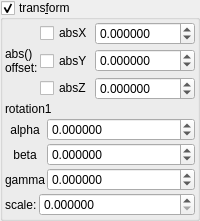
    <widget class="MyGroupBox" name="groupCheck_transf_function_enabled_false">
     <property name="title">
      <string>trans&amp;form</string>
     </property>
     <property name="checkable">
      <bool>true</bool>
     </property>
     <layout class="QVBoxLayout" name="verticalLayout_10" stretch="0,0,0,0">
      <property name="spacing">
       <number>2</number>
      </property>
      <property name="leftMargin">
       <number>2</number>
      </property>
      <property name="topMargin">
       <number>2</number>
      </property>
      <property name="rightMargin">
       <number>2</number>
      </property>
      <property name="bottomMargin">
       <number>2</number>
      </property>
      <item>
       <layout class="QGridLayout" name="gridLayout_9" rowstretch="0,0,0" columnstretch="0,0,1">
        <property name="spacing">
         <number>2</number>
        </property>
        <item row="0" column="1">
         <widget class="MyCheckBox" name="checkBox_transf_function_enabledx_false">
          <property name="text">
           <string notr="true">absX</string>
          </property>
         </widget>
        </item>
        <item row="0" column="2">
         <widget class="MyDoubleSpinBox" name="spinbox3_transf_offsetA_000_x">
          <property name="sizePolicy">
           <sizepolicy hsizetype="Minimum" vsizetype="Maximum">
            <horstretch>0</horstretch>
            <verstretch>0</verstretch>
           </sizepolicy>
          </property>
          <property name="prefix">
           <string/>
          </property>
          <property name="suffix">
           <string/>
          </property>
          <property name="decimals">
           <number>6</number>
          </property>
          <property name="minimum">
           <double>-99.989999999999995</double>
          </property>
          <property name="maximum">
           <double>99.989999999999995</double>
          </property>
          <property name="singleStep">
           <double>0.100000000000000</double>
          </property>
         </widget>
        </item>
        <item row="2" column="2">
         <widget class="MyDoubleSpinBox" name="spinbox3_transf_offsetA_000_z">
          <property name="sizePolicy">
           <sizepolicy hsizetype="Minimum" vsizetype="Maximum">
            <horstretch>0</horstretch>
            <verstretch>0</verstretch>
           </sizepolicy>
          </property>
          <property name="prefix">
           <string/>
          </property>
          <property name="suffix">
           <string/>
          </property>
          <property name="decimals">
           <number>6</number>
          </property>
          <property name="minimum">
           <double>-99.989999999999995</double>
          </property>
          <property name="maximum">
           <double>99.989999999999995</double>
          </property>
          <property name="singleStep">
           <double>0.100000000000000</double>
          </property>
         </widget>
        </item>
        <item row="2" column="1">
         <widget class="MyCheckBox" name="checkBox_transf_function_enabledz_false">
          <property name="text">
           <string notr="true">absZ</string>
          </property>
         </widget>
        </item>
        <item row="1" column="2">
         <widget class="MyDoubleSpinBox" name="spinbox3_transf_offsetA_000_y">
          <property name="sizePolicy">
           <sizepolicy hsizetype="Minimum" vsizetype="Maximum">
            <horstretch>0</horstretch>
            <verstretch>0</verstretch>
           </sizepolicy>
          </property>
          <property name="prefix">
           <string/>
          </property>
          <property name="suffix">
           <string/>
          </property>
          <property name="decimals">
           <number>6</number>
          </property>
          <property name="minimum">
           <double>-99.989999999999995</double>
          </property>
          <property name="maximum">
           <double>99.989999999999995</double>
          </property>
          <property name="singleStep">
           <double>0.100000000000000</double>
          </property>
         </widget>
        </item>
        <item row="1" column="1">
         <widget class="MyCheckBox" name="checkBox_transf_function_enabledy_false">
          <property name="text">
           <string notr="true">absY</string>
          </property>
         </widget>
        </item>
        <item row="1" column="0">
         <widget class="QLabel" name="label_23">
          <property name="text">
           <string>abs()
offset:</string>
          </property>
         </widget>
        </item>
       </layout>
      </item>
      <item>
       <widget class="QLabel" name="label_37">
        <property name="text">
         <string notr="true">rotation1</string>
        </property>
       </widget>
      </item>
      <item>
       <layout class="QGridLayout" name="gridLayout_4" rowstretch="0,0,0" columnstretch="0,1">
        <property name="spacing">
         <number>2</number>
        </property>
        <item row="1" column="1">
         <widget class="MyDoubleSpinBox" name="spinboxd3_transf_rotation_y">
          <property name="sizePolicy">
           <sizepolicy hsizetype="Minimum" vsizetype="Maximum">
            <horstretch>0</horstretch>
            <verstretch>0</verstretch>
           </sizepolicy>
          </property>
          <property name="prefix">
           <string/>
          </property>
          <property name="suffix">
           <string/>
          </property>
          <property name="decimals">
           <number>6</number>
          </property>
          <property name="minimum">
           <double>-36000.000000000000000</double>
          </property>
          <property name="maximum">
           <double>36000.000000000000000</double>
          </property>
          <property name="singleStep">
           <double>1.000000000000000</double>
          </property>
         </widget>
        </item>
        <item row="0" column="1">
         <widget class="MyDoubleSpinBox" name="spinboxd3_transf_rotation_x">
          <property name="sizePolicy">
           <sizepolicy hsizetype="Minimum" vsizetype="Maximum">
            <horstretch>0</horstretch>
            <verstretch>0</verstretch>
           </sizepolicy>
          </property>
          <property name="prefix">
           <string/>
          </property>
          <property name="suffix">
           <string/>
          </property>
          <property name="decimals">
           <number>6</number>
          </property>
          <property name="minimum">
           <double>-36000.000000000000000</double>
          </property>
          <property name="maximum">
           <double>36000.000000000000000</double>
          </property>
          <property name="singleStep">
           <double>1.000000000000000</double>
          </property>
         </widget>
        </item>
        <item row="2" column="1">
         <widget class="MyDoubleSpinBox" name="spinboxd3_transf_rotation_z">
          <property name="sizePolicy">
           <sizepolicy hsizetype="Minimum" vsizetype="Maximum">
            <horstretch>0</horstretch>
            <verstretch>0</verstretch>
           </sizepolicy>
          </property>
          <property name="prefix">
           <string/>
          </property>
          <property name="suffix">
           <string/>
          </property>
          <property name="decimals">
           <number>6</number>
          </property>
          <property name="minimum">
           <double>-36000.000000000000000</double>
          </property>
          <property name="maximum">
           <double>36000.000000000000000</double>
          </property>
          <property name="singleStep">
           <double>1.000000000000000</double>
          </property>
         </widget>
        </item>
        <item row="2" column="0">
         <widget class="QLabel" name="label_36">
          <property name="text">
           <string notr="true">gamma</string>
          </property>
          <property name="alignment">
           <set>Qt::AlignCenter</set>
          </property>
         </widget>
        </item>
        <item row="0" column="0">
         <widget class="QLabel" name="label_35">
          <property name="text">
           <string notr="true">alpha</string>
          </property>
          <property name="alignment">
           <set>Qt::AlignCenter</set>
          </property>
         </widget>
        </item>
        <item row="1" column="0">
         <widget class="QLabel" name="label_34">
          <property name="text">
           <string notr="true">beta</string>
          </property>
          <property name="alignment">
           <set>Qt::AlignCenter</set>
          </property>
         </widget>
        </item>
       </layout>
      </item>
      <item>
       <layout class="QGridLayout" name="gridLayout_10" rowstretch="0" columnstretch="0,1">
        <property name="spacing">
         <number>2</number>
        </property>
        <item row="0" column="0">
         <widget class="QLabel" name="label_13">
          <property name="text">
           <string>scale:</string>
          </property>
         </widget>
        </item>
        <item row="0" column="1">
         <widget class="MyDoubleSpinBox" name="spinbox_transf_scale_1">
          <property name="sizePolicy">
           <sizepolicy hsizetype="Minimum" vsizetype="Maximum">
            <horstretch>0</horstretch>
            <verstretch>0</verstretch>
           </sizepolicy>
          </property>
          <property name="prefix">
           <string/>
          </property>
          <property name="suffix">
           <string/>
          </property>
          <property name="decimals">
           <number>6</number>
          </property>
          <property name="minimum">
           <double>0.000000000000000</double>
          </property>
          <property name="maximum">
           <double>99.998999999999995</double>
          </property>
          <property name="singleStep">
           <double>0.100000000000000</double>
          </property>
         </widget>
        </item>
       </layout>
      </item>
     </layout>
    </widget>
